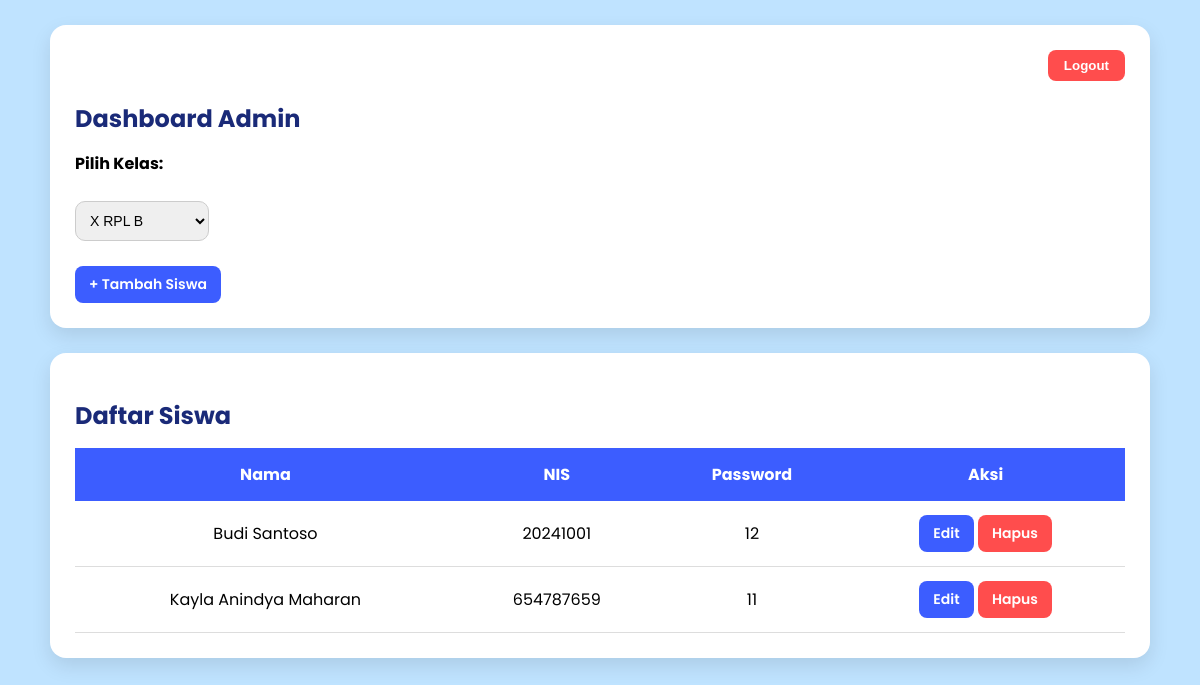
Page /admin_dashboard.php?kelas=2 (signed in) on the committed database.
### tables this page shows
CREATE TABLE `users` (
  `id` int(11) NOT NULL,
  `nama` varchar(100) NOT NULL,
  `nip_nis` varchar(30) NOT NULL,
  `password` varchar(255) NOT NULL,
  `role` enum('admin','guru','siswa') NOT NULL,
  `id_kelas` int(11) DEFAULT NULL
);

### admin_dashboard.php (the view, shortened to what this page needs)
<?php
include "koneksi.php";
$id_kelas = isset($_GET['kelas']) ? $_GET['kelas'] : "";
$kelas = mysqli_query($koneksi, "SELECT * FROM kelas ORDER BY nama_kelas ASC");
$siswa = null;
if ($id_kelas != "") {
    $siswa = mysqli_query($koneksi,
        "SELECT * FROM users
         WHERE id_kelas='$id_kelas' AND role='siswa'
         ORDER BY nama ASC");
}
?>
<!DOCTYPE html>
<html>
<head>
</head>
<body>
<div class="container">
    <div class="box">
        <form action="logout.php" method="post" style="text-align:right;">
            <button type="submit" class="logout-btn">Logout</button>
        </form>
        <h2>Dashboard Admin</h2>
        <form method="GET">
            <label><b>Pilih Kelas:</b></label><br><br>
            <select name="kelas" onchange="this.form.submit()">
                <?php while ($k = mysqli_fetch_assoc($kelas)) { ?>
                    <option value="<?= $k['id'] ?>" <?= ($id_kelas == $k['id']) ? 'selected' : '' ?>>
                        <?= $k['nama_kelas'] ?>
                    </option>
                <?php } ?>
            </select>
        </form>
        <br>
        <?php if ($id_kelas != "") { ?>
            <a href="tambah_siswa.php" class="btn">+ Tambah Siswa</a>
        <?php } ?>
    </div>
    <?php if ($id_kelas != "") { ?>
    <div class="box">
        <h2>Daftar Siswa</h2>
        <table>
            <thead>
                <tr>
                    <th>Nama</th>
                    <th>NIS</th>
                    <th>Password</th>
                    <th>Aksi</th>
                </tr>
            </thead>
            <tbody>
                <?php while ($s = mysqli_fetch_assoc($siswa)) { ?>
                <tr>
                    <td><?= $s['nama'] ?></td>
                    <td><?= $s['nip_nis'] ?></td>
                    <td><?= $s['password'] ?></td>
                    <td class="aksi">
                        <a class="btn" href="edit_siswa.php?id=<?= $s['id'] ?>">Edit</a>
                        <a class="btn btn-danger"
                           href="hapus_siswa.php?id=<?= $s['id'] ?>"
                           onclick="return confirm('Hapus siswa ini?')">Hapus</a>
                    </td>
                </tr>
                <?php } ?>
            </tbody>
        </table>
    </div>
    <?php } ?>
</div>
</body>
</html>

### admin_dashboard.php (style rules this page uses)
body { margin: 0; font-family: 'Poppins', sans-serif; background: #bfe3ff; padding: 25px; }
.container { max-width: 1100px; margin: auto; }
.box { background: white; padding: 25px; border-radius: 16px; box-shadow: 0 8px 20px rgba(0,0,0,0.1); margin-bottom: 25px; }
h2 { color: #1a2a78; margin-bottom: 15px; }
select { padding: 10px; border-radius: 10px; border: 1px solid #ccc; font-size: 14px; }
.btn { background: #3c5dff; color: white; padding: 8px 14px; border-radius: 8px; font-size: 14px; font-weight: 600; text-decoration: none; display: inline-block; }
.btn-danger { background: #ff4d4d; }
.logout-btn { background: #ff4d4d; color: white; padding: 8px 16px; border: none; border-radius: 8px; cursor: pointer; font-weight: 600; }
table { width: 100%; border-collapse: collapse; margin-top: 15px; }
th, td { padding: 14px; text-align: center; }
th { background: #3c5dff; color: white; }
td { border-bottom: 1px solid #ddd; }
.aksi { white-space: nowrap; }

### rows in the picture
users: nama "Budi Santoso", nip_nis "20241001", password "12"
users: nama "Kayla Anindya Maharan", nip_nis "654787659", password "11"

### other values in the picture
form field kelas "X RPL B"
